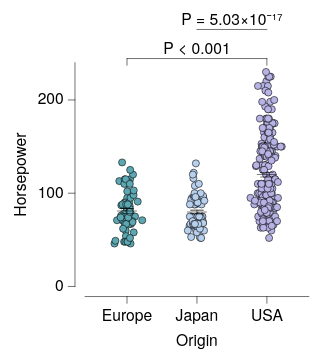

Vega-Lite specification stored for this chart:
### Vega-Lite specification from a JSON file in a GitHub repository (floating-point values rounded to 4 significant figures; data arrays with more than 128 entries replaced by an {"elided": "..."} marker saying what was removed)
{"background": null, "config": {"arc": {"fill": "#DBDBDB", "fillOpacity": 1.0, "innerRadius": 25.0, "padAngle": 0.03, "stroke": "black", "strokeOpacity": 1, "strokeWidth": 0.25}, "area": {"fill": "#DBDBDB", "fillOpacity": 1.0, "stroke": "black", "strokeOpacity": 1, "strokeWidth": 0.25}, "axis": {"domain": true, "domainCap": "round", "domainColor": "black", "domainWidth": 0.25, "grid": false, "gridCap": "round", "gridColor": "#F1F1F1", "gridDash": [0, 0], "gridOpacity": 1.0, "gridWidth": 0.25, "labelColor": "black", "labelFont": "Helvetica Neue, HelveticaNeue, Helvetica, Arial, sans-serif", "labelFontSize": 7, "labelFontStyle": "normal", "labelFontWeight": 400, "offset": 4.5, "ticks": true, "tickCap": "round", "tickColor": "black", "tickRound": false, "tickSize": 3, "tickWidth": 0.25, "titleColor": "black", "titleFont": "Helvetica Neue, HelveticaNeue, Helvetica, Arial, sans-serif", "titleFontSize": 7, "titleFontStyle": "normal", "titleFontWeight": 400}, "axisX": {"domain": true, "labelAlign": "center", "labelAngle": 0, "labels": true, "ticks": true, "translate": 0}, "axisY": {"domain": true, "labelAlign": "right", "labelAngle": 0, "labels": true, "ticks": true, "translate": 0}, "axisRight": {"domain": true, "labelAlign": "left", "labelAngle": 0, "labels": true, "ticks": true, "translate": 0}, "axisTop": {"domain": true, "labelAlign": "center", "labelAngle": 0, "labels": true, "ticks": true, "translate": 0}, "axisBand": {"tickOffset": 0}, "bar": {"fill": "#DBDBDB", "fillOpacity": 1.0, "stroke": "black", "strokeOpacity": 1, "strokeWidth": 0.25}, "boxplot": {"size": 9.0, "ticks": {"cornerRadius": 0.25, "fill": "black", "opacity": 1, "size": 4.5, "thickness": 0.25}, "box": {"fillOpacity": 1.0, "stroke": "black", "strokeOpacity": 1, "strokeWidth": 0.25}, "median": {"cornerRadius": 0, "fill": "black", "fillOpacity": 1.0, "opacity": 1, "size": 9.0, "thickness": 0.25}, "rule": {"fill": "black", "fillOpacity": 1.0, "size": 10.0, "stroke": "black", "strokeDash": [0, 0], "strokeOpacity": 1, "strokeWidth": 0.25}, "outliers": {"color": "black", "fill": "black", "fillOpacity": 1.0, "size": 0, "stroke": "black", "strokeOpacity": 1, "strokeWidth": 0.25}}, "circle": {"fill": "black", "fillOpacity": 1.0, "size": 1.25, "stroke": null, "strokeOpacity": 1, "strokeWidth": 0.25}, "errorband": {"band": {"fillOpacity": 0.6, "stroke": null, "strokeWidth": 0.25, "strokeOpacity": 1}, "borders": {"opacity": 0, "strokeOpacity": 0.25, "strokeWidth": 1}}, "errorbar": {"opacity": 1, "rule": {"strokeDash": [0, 0], "strokeWidth": 0.25}, "ticks": {"color": "black", "cornerRadius": 0.125, "opacity": 1, "size": 6.0, "thickness": 0.25}, "thickness": 0.25}, "font": "Helvetica Neue, HelveticaNeue, Helvetica, Arial, sans-serif", "geoshape": {"fill": "#DBDBDB", "fillOpacity": 1.0, "stroke": "black", "strokeOpacity": 1, "strokeWidth": 0.25}, "header": {"labelColor": "black", "labelFont": "Helvetica Neue, HelveticaNeue, Helvetica, Arial, sans-serif", "labelFontSize": 7, "labelFontStyle": "normal", "labelFontWeight": 400, "titleColor": "black", "titleFont": "Helvetica Neue, HelveticaNeue, Helvetica, Arial, sans-serif", "titleFontSize": 7, "titleFontStyle": "normal", "titleFontWeight": 400, "titlePadding": 0}, "legend": {"disable": false, "offset": 4.5, "titlePadding": 4, "labelOffset": 2, "gradientLabelOffset": 2, "gradientLength": 50.0, "gradientThickness": 5.0, "gradientOpacity": 1.0, "gradientStrokeColor": "black", "gradientStrokeWidth": 0.25, "labelColor": "black", "labelFont": "Helvetica Neue, HelveticaNeue, Helvetica, Arial, sans-serif", "labelFontSize": 7, "labelFontStyle": "normal", "labelFontWeight": 400, "strokeColor": "black", "strokeWidth": 0, "symbolSize": 42, "symbolStrokeColor": "black", "symbolStrokeWidth": 0.25, "titleColor": "black", "titleFont": "Helvetica Neue, HelveticaNeue, Helvetica, Arial, sans-serif", "titleFontSize": 7, "titleFontStyle": "normal", "titleFontWeight": 400}, "line": {"color": "black", "stroke": "black", "strokeCap": "butt", "strokeDash": [0, 0], "strokeOpacity": 1, "strokeWidth": 0.5}, "point": {"filled": true, "fill": "#DBDBDB", "fillOpacity": 1.0, "size": 5.0, "stroke": "black", "strokeOpacity": 1, "strokeWidth": 0.25}, "range": {"category": ["#5CA7B1", "#B7D0EE", "#B7B3E4", "#B3DAB5", "#F5E1B3", "#3D727B", "#809DC7", "#867DAC", "#80A988", "#CBB17A", "#204148", "#546B94", "#584C77", "#507B5F", "#9D824D"], "diverging": {"scheme": ["#6F572A", "#876E43", "#9E875F", "#B5A17F", "#CABBA2", "#DCD6CC", "#F4F1E9", "#C9D7DA", "#9DBFC6", "#78A5AF", "#558B96", "#36717C", "#1A5762"]}, "heatmap": {"scheme": ["#32022B", "#43044D", "#4C196E", "#4D338C", "#484DA6", "#3A68BB", "#1D83CA", "#1D9CCB", "#23B5C9", "#28CDC5", "#4DE0B4", "#91EE9F"]}, "ordinal": {"scheme": ["#F1F1F1", "#DBDBDB", "#C6C6C6", "#B2B2B2", "#9D9D9D", "#898989", "#767676", "#636363", "#515151", "#404040", "#2F2F2F", "#1F1F1F"]}, "ramp": {"scheme": ["#32022B", "#43044D", "#4C196E", "#4D338C", "#484DA6", "#3A68BB", "#1D83CA", "#1D9CCB", "#23B5C9", "#28CDC5", "#4DE0B4", "#91EE9F"]}}, "rule": {"color": "black", "stroke": "black", "strokeCap": "round", "strokeDash": [2, 2], "strokeOpacity": 1, "strokeWidth": 0.25}, "scale": {"bandPaddingInner": 0.1, "bandPaddingOuter": 0.1, "round": false}, "rect": {"fill": "#DBDBDB", "fillOpacity": 1.0, "stroke": "black", "strokeOpacity": 1, "strokeWidth": 0.25}, "square": {"fill": "#DBDBDB", "fillOpacity": 1.0, "size": 10.0, "stroke": "black", "strokeOpacity": 1, "strokeWidth": 0.25}, "text": {"color": "black", "font": "Helvetica Neue, HelveticaNeue, Helvetica, Arial, sans-serif", "fontSize": 7, "fontStyle": "normal", "fontWeight": 400}, "tick": {"color": "black", "cornerRadius": 0.125, "opacity": 1.0, "size": 9.0, "thickness": 0.25}, "title": {"anchor": "middle", "frame": "group", "color": "black", "font": "Helvetica Neue, HelveticaNeue, Helvetica, Arial, sans-serif", "fontSize": 7, "fontStyle": "normal", "fontWeight": 400, "subtitleColor": "black", "subtitleFont": "Helvetica Neue, HelveticaNeue, Helvetica, Arial, sans-serif", "subtitleFontSize": "Helvetica Neue, HelveticaNeue, Helvetica, Arial, sans-serif", "subtitleFontStyle": "normal", "subtitleFontWeight": 400}, "trail": {"color": "black", "opacity": 1, "size": 0.5}, "view": {"continuousWidth": 100, "continuousHeight": 100, "discreteWidth": 100, "discreteHeight": 100, "fill": null, "stroke": null, "strokeWidth": 0.25}}, "layer": [{"data": {"name": "data-53eecb024a78fdc2be808dcfdc3af7a2"}, "mark": {"type": "circle", "opacity": 1.0, "size": 10.0, "stroke": "black", "strokeOpacity": 1, "strokeWidth": 0.25}, "encoding": {"color": {"field": "Origin", "legend": null, "scale": {"domain": ["Europe", "Japan", "USA"]}, "sort": ["Europe", "Japan", "USA"], "title": null, "type": "nominal"}, "x": {"axis": {}, "field": "Origin", "scale": {"domain": ["Europe", "Japan", "USA"]}, "sort": ["Europe", "Japan", "USA"], "title": "Origin", "type": "nominal"}, "xOffset": {"field": "jitter_x", "scale": {"domain": [-7.33, 7.33], "range": [5.17, 19.83]}, "type": "quantitative"}, "y": {"field": "Horsepower", "title": "Horsepower", "type": "quantitative"}}}, {"data": {"name": "data-6c4882663eaca411296217af4f5e04f9"}, "mark": {"type": "errorbar"}, "encoding": {"x": {"axis": {}, "field": "Origin", "scale": {"domain": ["Europe", "Japan", "USA"]}, "sort": ["Europe", "Japan", "USA"], "title": "Origin", "type": "nominal"}, "y": {"field": "__mean", "title": "Horsepower", "type": "quantitative"}, "yError": {"field": "__error"}}}, {"data": {"name": "data-6c4882663eaca411296217af4f5e04f9"}, "mark": {"type": "tick"}, "encoding": {"x": {"axis": {}, "field": "Origin", "scale": {"domain": ["Europe", "Japan", "USA"]}, "sort": ["Europe", "Japan", "USA"], "title": "Origin", "type": "nominal"}, "y": {"field": "__mean", "title": "Horsepower", "type": "quantitative"}}}, {"layer": [{"layer": [{"data": {"values": [{"x": "USA", "x2": "Europe", "y": 230.0, "__dysonsphere__": 1}]}, "mark": {"type": "rule", "strokeCap": "round", "strokeDash": [0, 0], "strokeWidth": 0.25, "yOffset": -6.0}, "encoding": {"x": {"field": "x", "type": "nominal"}, "x2": {"field": "x2"}, "y": {"field": "y", "type": "quantitative"}}}, {"data": {"values": [{"x": "USA", "y": 230.0, "y2": 230.0, "__dysonsphere__": 1}]}, "mark": {"type": "rule", "strokeCap": "round", "strokeDash": [0, 0], "strokeWidth": 0.25, "y2Offset": -3.0, "yOffset": -6.0}, "encoding": {"x": {"field": "x", "type": "nominal"}, "y": {"field": "y", "type": "quantitative"}, "y2": {"field": "y2"}}}, {"data": {"values": [{"x": "Europe", "y": 230.0, "y2": 230.0, "__dysonsphere__": 1}]}, "mark": {"type": "rule", "strokeCap": "round", "strokeDash": [0, 0], "strokeWidth": 0.25, "y2Offset": -3.0, "yOffset": -6.0}, "encoding": {"x": {"field": "x", "type": "nominal"}, "y": {"field": "y", "type": "quantitative"}, "y2": {"field": "y2"}}}, {"data": {"values": [{"y": 230.0, "label": "P < 0.001", "__dysonsphere__": 1}]}, "mark": {"type": "text", "align": "center", "dy": -10.0, "fontSize": 7}, "encoding": {"text": {"field": "label", "type": "nominal"}, "x": {"value": 50.0}, "y": {"field": "y", "type": "quantitative"}}}]}, {"layer": [{"data": {"values": [{"x": "USA", "x2": "Japan", "y": 230.0, "__dysonsphere__": 1}]}, "mark": {"type": "rule", "strokeCap": "round", "strokeDash": [0, 0], "strokeWidth": 0.25, "yOffset": -19.0}, "encoding": {"x": {"field": "x", "type": "nominal"}, "x2": {"field": "x2"}, "y": {"field": "y", "type": "quantitative"}}}, {"data": {"values": [{"y": 230.0, "label": "P = 5.03×10⁻¹⁷", "__dysonsphere__": 1}]}, "mark": {"type": "text", "align": "center", "dy": -23.0, "fontSize": 7}, "encoding": {"text": {"field": "label", "type": "nominal"}, "x": {"value": 65.62}, "y": {"field": "y", "type": "quantitative"}}}]}], "name": "__dysonsphere_73d6ae7ab5b8e736_13"}], "$schema": "https://vega.github.io/schema/vega-lite/v6.4.1.json", "datasets": {"data-53eecb024a78fdc2be808dcfdc3af7a2": {"elided": "400 records"}, "data-6c4882663eaca411296217af4f5e04f9": [{"Origin": "USA", "__mean": 119.9, "__error": 2.529, "__dysonsphere__": 1}, {"Origin": "Europe", "__mean": 81.0, "__error": 2.47, "__dysonsphere__": 1}, {"Origin": "Japan", "__mean": 79.84, "__error": 2.005, "__dysonsphere__": 1}]}}
